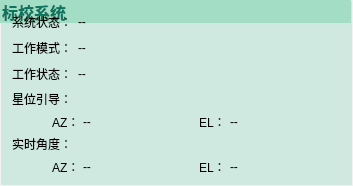
        <widget class="QGroupBox" name="groupBox_3">
         <property name="font">
          <font>
           <family>宋体</family>
           <pointsize>12</pointsize>
           <weight>75</weight>
           <bold>true</bold>
          </font>
         </property>
         <property name="styleSheet">
          <string notr="true">QGroupBox{
	border:1px solid #f5f1f2;
	background-color: rgb(207, 233, 224);
}
QGroupBox::title
{
	color: rgb(15, 116, 93);
	subcontrol-position: top left;
	background-color: rgb(163, 221, 197);
}</string>
         </property>
         <property name="title">
          <string>标校系统                                                                    </string>
         </property>
         <layout class="QGridLayout" name="gridLayout">
          <item row="0" column="0">
           <widget class="QLabel" name="label_13">
            <property name="styleSheet">
             <string notr="true">background-color: rgb(255, 255, 255,0);</string>
            </property>
            <property name="text">
             <string>系统状态：</string>
            </property>
           </widget>
          </item>
          <item row="0" column="1">
           <widget class="QLabel" name="label_SubsystemStatus">
            <property name="minimumSize">
             <size>
              <width>50</width>
              <height>0</height>
             </size>
            </property>
            <property name="styleSheet">
             <string notr="true">background-color: rgb(255, 255, 255,0);</string>
            </property>
            <property name="text">
             <string>--</string>
            </property>
           </widget>
          </item>
          <item row="0" column="2">
           <spacer name="horizontalSpacer_16">
            <property name="orientation">
             <enum>Qt::Horizontal</enum>
            </property>
            <property name="sizeHint" stdset="0">
             <size>
              <width>207</width>
              <height>20</height>
             </size>
            </property>
           </spacer>
          </item>
          <item row="1" column="0">
           <widget class="QLabel" name="label_14">
            <property name="styleSheet">
             <string notr="true">background-color: rgb(255, 255, 255,0);</string>
            </property>
            <property name="text">
             <string>工作模式：</string>
            </property>
           </widget>
          </item>
          <item row="1" column="1">
           <widget class="QLabel" name="label_ControlMode">
            <property name="minimumSize">
             <size>
              <width>25</width>
              <height>0</height>
             </size>
            </property>
            <property name="styleSheet">
             <string notr="true">background-color: rgb(255, 255, 255,0);</string>
            </property>
            <property name="text">
             <string>--</string>
            </property>
           </widget>
          </item>
          <item row="1" column="2">
           <spacer name="horizontalSpacer_20">
            <property name="orientation">
             <enum>Qt::Horizontal</enum>
            </property>
            <property name="sizeHint" stdset="0">
             <size>
              <width>207</width>
              <height>20</height>
             </size>
            </property>
           </spacer>
          </item>
          <item row="2" column="0">
           <widget class="QLabel" name="label_15">
            <property name="styleSheet">
             <string notr="true">background-color: rgb(255, 255, 255,0);</string>
            </property>
            <property name="text">
             <string>工作状态：</string>
            </property>
           </widget>
          </item>
          <item row="2" column="1">
           <widget class="QLabel" name="label_WorkMode">
            <property name="minimumSize">
             <size>
              <width>25</width>
              <height>0</height>
             </size>
            </property>
            <property name="styleSheet">
             <string notr="true">background-color: rgb(255, 255, 255,0);</string>
            </property>
            <property name="text">
             <string>--</string>
            </property>
           </widget>
          </item>
          <item row="2" column="2">
           <spacer name="horizontalSpacer_21">
            <property name="orientation">
             <enum>Qt::Horizontal</enum>
            </property>
            <property name="sizeHint" stdset="0">
             <size>
              <width>207</width>
              <height>20</height>
             </size>
            </property>
           </spacer>
          </item>
          <item row="3" column="0" colspan="3">
           <layout class="QVBoxLayout" name="verticalLayout_7">
            <item>
             <layout class="QHBoxLayout" name="horizontalLayout_43">
              <item>
               <widget class="QLabel" name="label_127">
                <property name="maximumSize">
                 <size>
                  <width>80</width>
                  <height>16777215</height>
                 </size>
                </property>
                <property name="styleSheet">
                 <string notr="true">background-color: rgb(255, 255, 255,0);</string>
                </property>
                <property name="text">
                 <string>星位引导：</string>
                </property>
               </widget>
              </item>
              <item>
               <widget class="QLabel" name="label_AstralTime">
                <property name="styleSheet">
                 <string notr="true">background-color: rgb(255, 255, 255,0);</string>
                </property>
                <property name="text">
                 <string/>
                </property>
               </widget>
              </item>
             </layout>
            </item>
            <item>
             <layout class="QHBoxLayout" name="horizontalLayout_45">
              <item>
               <layout class="QHBoxLayout" name="horizontalLayout_5">
                <item>
                 <widget class="QLabel" name="label_75">
                  <property name="minimumSize">
                   <size>
                    <width>25</width>
                    <height>15</height>
                   </size>
                  </property>
                  <property name="maximumSize">
                   <size>
                    <width>25</width>
                    <height>15</height>
                   </size>
                  </property>
                  <property name="styleSheet">
                   <string notr="true">background-color: rgb(255, 255, 255,0);</string>
                  </property>
                  <property name="text">
                   <string>AZ：</string>
                  </property>
                 </widget>
                </item>
                <item>
                 <widget class="QLabel" name="label_AstralAZ">
                  <property name="minimumSize">
                   <size>
                    <width>70</width>
                    <height>0</height>
                   </size>
                  </property>
                  <property name="maximumSize">
                   <size>
                    <width>70</width>
                    <height>16777215</height>
                   </size>
                  </property>
                  <property name="styleSheet">
                   <string notr="true">background-color: rgb(255, 255, 255,0);</string>
                  </property>
                  <property name="text">
                   <string>--</string>
                  </property>
                 </widget>
                </item>
               </layout>
              </item>
              <item>
               <layout class="QHBoxLayout" name="horizontalLayout_40">
                <item>
                 <widget class="QLabel" name="label_76">
                  <property name="minimumSize">
                   <size>
                    <width>25</width>
                    <height>15</height>
                   </size>
                  </property>
                  <property name="maximumSize">
                   <size>
                    <width>25</width>
                    <height>15</height>
                   </size>
                  </property>
                  <property name="styleSheet">
                   <string notr="true">background-color: rgb(255, 255, 255,0);</string>
                  </property>
                  <property name="text">
                   <string>EL：</string>
                  </property>
                 </widget>
                </item>
                <item>
                 <widget class="QLabel" name="label_AstralEL">
                  <property name="maximumSize">
                   <size>
                    <width>70</width>
                    <height>16777215</height>
                   </size>
                  </property>
                  <property name="styleSheet">
                   <string notr="true">background-color: rgb(255, 255, 255,0);</string>
                  </property>
                  <property name="text">
                   <string>--</string>
                  </property>
                 </widget>
                </item>
               </layout>
              </item>
             </layout>
            </item>
            <item>
             <layout class="QHBoxLayout" name="horizontalLayout_44">
              <item>
               <widget class="QLabel" name="label_132">
                <property name="maximumSize">
                 <size>
                  <width>80</width>
                  <height>16777215</height>
                 </size>
                </property>
                <property name="styleSheet">
                 <string notr="true">background-color: rgb(255, 255, 255,0);</string>
                </property>
                <property name="text">
                 <string>实时角度：</string>
                </property>
               </widget>
              </item>
              <item>
               <widget class="QLabel" name="label_UpTime">
                <property name="styleSheet">
                 <string notr="true">background-color: rgb(255, 255, 255,0);</string>
                </property>
                <property name="text">
                 <string/>
                </property>
               </widget>
              </item>
             </layout>
            </item>
            <item>
             <layout class="QHBoxLayout" name="horizontalLayout_46">
              <item>
               <layout class="QHBoxLayout" name="horizontalLayout_41">
                <item>
                 <widget class="QLabel" name="label_135">
                  <property name="minimumSize">
                   <size>
                    <width>25</width>
                    <height>15</height>
                   </size>
                  </property>
                  <property name="maximumSize">
                   <size>
                    <width>25</width>
                    <height>15</height>
                   </size>
                  </property>
                  <property name="styleSheet">
                   <string notr="true">background-color: rgb(255, 255, 255,0);</string>
                  </property>
                  <property name="text">
                   <string>AZ：</string>
                  </property>
                 </widget>
                </item>
                <item>
                 <widget class="QLabel" name="label_UpTimeAZ">
                  <property name="maximumSize">
                   <size>
                    <width>70</width>
                    <height>16777215</height>
                   </size>
                  </property>
                  <property name="styleSheet">
                   <string notr="true">background-color: rgb(255, 255, 255,0);</string>
                  </property>
                  <property name="text">
                   <string>--</string>
                  </property>
                 </widget>
                </item>
               </layout>
              </item>
              <item>
               <layout class="QHBoxLayout" name="horizontalLayout_42">
                <item>
                 <widget class="QLabel" name="label_128">
                  <property name="minimumSize">
                   <size>
                    <width>25</width>
                    <height>15</height>
                   </size>
                  </property>
                  <property name="maximumSize">
                   <size>
                    <width>25</width>
                    <height>15</height>
                   </size>
                  </property>
                  <property name="styleSheet">
                   <string notr="true">background-color: rgb(255, 255, 255,0);</string>
                  </property>
                  <property name="text">
                   <string>EL：</string>
                  </property>
                 </widget>
                </item>
                <item>
                 <widget class="QLabel" name="label_UpTimeEL">
                  <property name="maximumSize">
                   <size>
                    <width>70</width>
                    <height>16777215</height>
                   </size>
                  </property>
                  <property name="styleSheet">
                   <string notr="true">background-color: rgb(255, 255, 255,0);</string>
                  </property>
                  <property name="text">
                   <string>--</string>
                  </property>
                 </widget>
                </item>
               </layout>
              </item>
             </layout>
            </item>
           </layout>
          </item>
         </layout>
        </widget>
